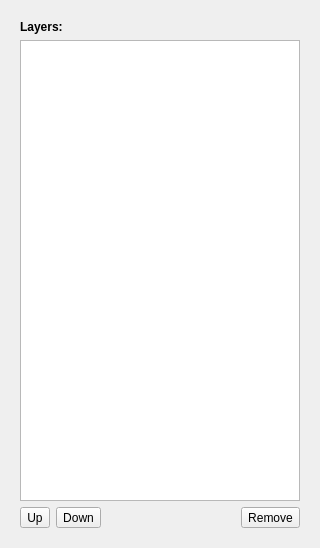
<?xml version="1.0" encoding="UTF-8"?>
<ui version="4.0">
 <class>Form</class>
 <widget class="QWidget" name="Form">
  <property name="geometry">
   <rect>
    <x>0</x>
    <y>0</y>
    <width>320</width>
    <height>548</height>
   </rect>
  </property>
  <property name="sizePolicy">
   <sizepolicy hsizetype="Preferred" vsizetype="Maximum">
    <horstretch>0</horstretch>
    <verstretch>0</verstretch>
   </sizepolicy>
  </property>
  <property name="windowTitle">
   <string>Form</string>
  </property>
  <layout class="QVBoxLayout" name="verticalLayout_3">
   <item>
    <widget class="QWidget" name="viewerControls" native="true">
     <property name="sizePolicy">
      <sizepolicy hsizetype="Preferred" vsizetype="Expanding">
       <horstretch>0</horstretch>
       <verstretch>0</verstretch>
      </sizepolicy>
     </property>
     <layout class="QVBoxLayout" name="verticalLayout_2">
      <item>
       <widget class="QLabel" name="label_2">
        <property name="sizePolicy">
         <sizepolicy hsizetype="Preferred" vsizetype="Maximum">
          <horstretch>0</horstretch>
          <verstretch>0</verstretch>
         </sizepolicy>
        </property>
        <property name="text">
         <string>&lt;b&gt;Layers:&lt;/b&gt;</string>
        </property>
       </widget>
      </item>
      <item>
       <widget class="LayerWidget" name="layerWidget">
        <property name="sizePolicy">
         <sizepolicy hsizetype="Preferred" vsizetype="Expanding">
          <horstretch>0</horstretch>
          <verstretch>0</verstretch>
         </sizepolicy>
        </property>
       </widget>
      </item>
      <item>
       <layout class="QHBoxLayout" name="horizontalLayout_2">
        <item>
         <widget class="QToolButton" name="UpButton">
          <property name="toolTip">
           <string>move layer up</string>
          </property>
          <property name="text">
           <string>Up</string>
          </property>
          <property name="icon">
           <iconset>
            <normaloff>../../../shell/gui/icons/16x16/actions/go-up.png</normaloff>../../../shell/gui/icons/16x16/actions/go-up.png</iconset>
          </property>
         </widget>
        </item>
        <item>
         <widget class="QToolButton" name="DownButton">
          <property name="toolTip">
           <string>move layer down</string>
          </property>
          <property name="text">
           <string>Down</string>
          </property>
          <property name="icon">
           <iconset>
            <normaloff>../../../shell/gui/icons/16x16/actions/go-down.png</normaloff>../../../shell/gui/icons/16x16/actions/go-down.png</iconset>
          </property>
         </widget>
        </item>
        <item>
         <spacer name="horizontalSpacer">
          <property name="orientation">
           <enum>Qt::Horizontal</enum>
          </property>
          <property name="sizeHint" stdset="0">
           <size>
            <width>40</width>
            <height>20</height>
           </size>
          </property>
         </spacer>
        </item>
        <item>
         <widget class="QToolButton" name="DeleteButton">
          <property name="toolTip">
           <string>delete layer</string>
          </property>
          <property name="text">
           <string>Remove</string>
          </property>
          <property name="icon">
           <iconset>
            <normaloff>../../../shell/gui/icons/16x16/actions/list-remove.png</normaloff>../../../shell/gui/icons/16x16/actions/list-remove.png</iconset>
          </property>
         </widget>
        </item>
       </layout>
      </item>
     </layout>
    </widget>
   </item>
  </layout>
 </widget>
 <customwidgets>
  <customwidget>
   <class>LayerWidget</class>
   <extends>QListView</extends>
   <header>volumina.widgets.layerwidget</header>
  </customwidget>
 </customwidgets>
 <resources/>
 <connections/>
</ui>
